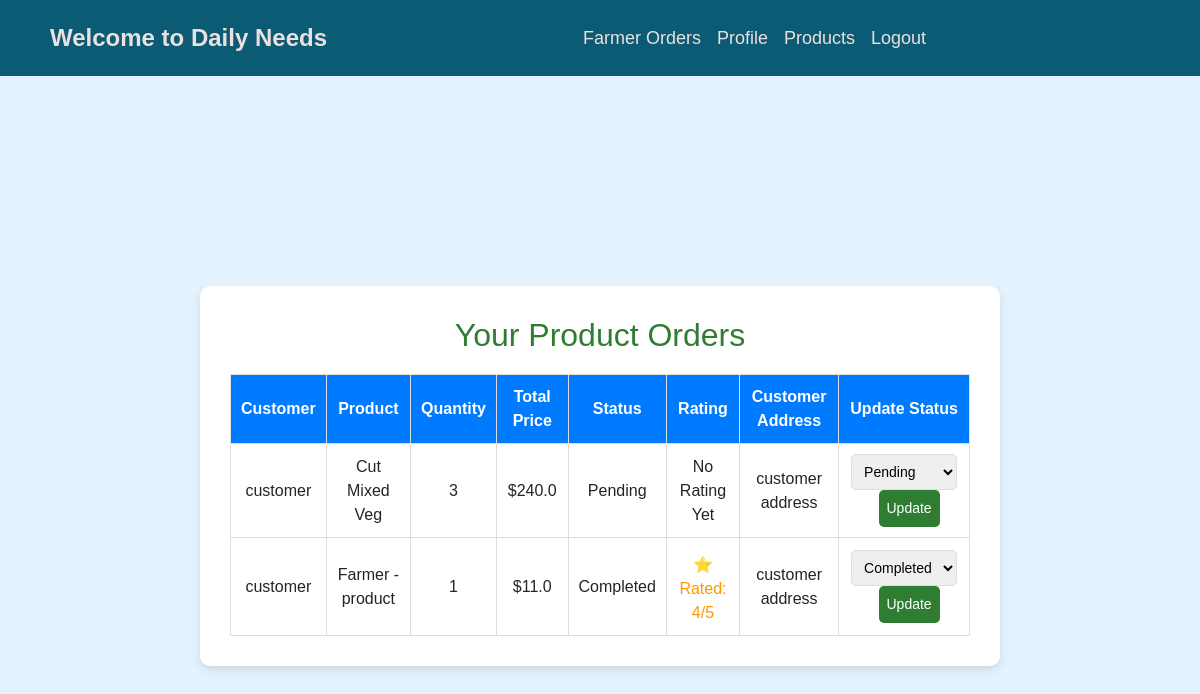
The page /farmer/orders/ (signed in) on the database as committed earlier.
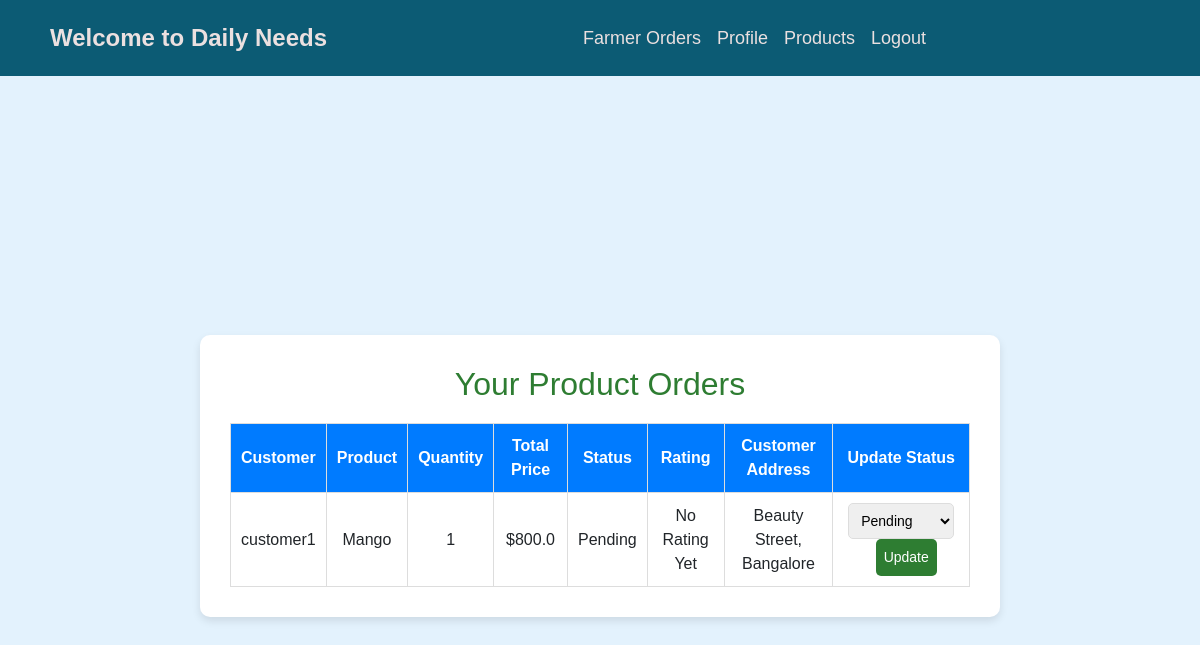
The same page on the database as committed later.
### home/models.py (models this page shows, shortened)
class Order(models.Model):
    STATUS_CHOICES = [
        ("Pending", "Pending"),
        ("Completed", "Completed"),
        ("Cancelled", "Cancelled"),
    ]
    user = models.ForeignKey(User, on_delete=models.CASCADE)  # Customer
    product = models.ForeignKey("Products", on_delete=models.CASCADE)  # Ordered product
    quantity = models.PositiveIntegerField(default=1)
    total_price = models.CharField(max_length=20)
    status = models.CharField(max_length=20, choices=STATUS_CHOICES, default="Pending")
    order_date = models.DateTimeField(auto_now_add=True)
    rating = models.IntegerField(null=True, blank=True)  # New rating field (1-5)

class Products(models.Model):
    name = models.CharField(max_length=200)
    price = models.CharField(max_length=20, default="0.00")  # Storing price as a string
    details = models.TextField()
    image = models.ImageField(upload_to="products/")
    ctry = models.ForeignKey(Category, on_delete=models.CASCADE)
    farmer = models.ForeignKey(User, on_delete=models.CASCADE)  # Link to user

class Profile(models.Model):
    us = models.OneToOneField(User, on_delete=models.CASCADE)
    phone = models.CharField(max_length=30, null=True, blank=True)  # Optional phone
    image = models.ImageField(upload_to='profilepic', null=True, blank=True)  # Optional profile pic
    address = models.TextField(blank=True, null=True)
    is_farmer = models.BooleanField(default=False)  # Default: User is a customer
    created_at = models.DateTimeField(default=timezone.now)  # Default timestamp

### home/views.py (the view)
# urls.py: path("farmer/orders/", farmer_orders, name="farmer_orders"),
@login_required
def farmer_orders(request):
    orders = Order.objects.filter(product__farmer=request.user).order_by("-order_date")
    return render(request, "farmer_orders.html", {"orders": orders})
    from django.shortcuts import get_object_or_404, redirect

### home/templates/farmer_orders.html (shortened to what this page needs)
{% extends "base.html" %}
{% block content %}
<div class="orders-container">
    <div class="orders-box">
        <h2 class="orders-title">Your Product Orders</h2>
        <table class="orders-table">
            <tr>
                <th>Customer</th>
                <th>Product</th>
                <th>Quantity</th>
                <th>Total Price</th>
                <th>Status</th>
                <th>Rating</th>
                <th>Customer Address</th>
                <th>Update Status</th>
            </tr>
            {% for order in orders %}
            <tr>
                <td>{{ order.user.username }}</td>
                <td>{{ order.product.name }}</td>
                <td>{{ order.quantity }}</td>
                <td>${{ order.total_price }}</td>
                <td>{{ order.status }}</td>
                <td>
                    {% if order.rating %}
                        <div class="rating-display">
                            ⭐ Rated: {{ order.rating }}/5
                        </div>
                    {% else %}
                        No Rating Yet
                    {% endif %}
                </td>
                <td>
                    {% if order.user.profile.address %}
                        {{ order.user.profile.address }}
                    {% else %}
                        Address not available
                    {% endif %}
                </td>
                <td>
                    <form method="post" action="{% url 'update_order_status' order.id %}" class="update-form">
                        <select name="status">
                            <option value="Pending" {% if order.status == "Pending" %}selected{% endif %}>Pending</option>
                            <option value="Completed" {% if order.status == "Completed" %}selected{% endif %}>Completed</option>
                        </select>
                        <button type="submit">Update</button>
                    </form>
                </td>
            </tr>
            {% endfor %}
        </table>
    </div>
</div>
{% endblock %}

### home/templates/base.html (shortened to what this page needs)
{% load static %}
<!DOCTYPE html>
<html lang="en">
<head>
    <link rel="stylesheet" href="https://cdn.jsdelivr.net/npm/bootstrap@4.1.3/dist/css/bootstrap.min.css">
    <link rel="stylesheet" href="../static/css/style.css">
    <link rel="stylesheet" href="{% static 'css/register.css' %}">
</head>
<body>
    <nav class="navbar navbar-expand-lg navbar-dark" style="background-color: #0c5b74;">
        <a class="navbar-brand" href="#">Welcome to Daily Needs</a>
        <div class="collapse navbar-collapse" id="navbarSupportedContent">
            <ul class="navbar-nav mr-auto">
                {% if user.is_authenticated and user.profile.is_farmer %}
                <li><a class="nav-link" href="{% url 'farmer_orders' %}">Farmer Orders</a></li>
                {% endif %}
                {% if user.is_authenticated %}
                    <li class="nav-item">
                        <a class="nav-link" href="/profile">Profile</a>
                    </li>
                {% endif %}
                {% if user.is_authenticated and user.profile.is_farmer %}
                    <li class="nav-item">
                        <a class="nav-link" href="/product">Products</a>
                    </li>
                {% endif %}
                {% if user.is_authenticated %}
                <li class="nav-item">
                    <a class="nav-link" href="/logout">Logout</a>
                </li>
                {% endif %}
            </ul>
        </div>
    </nav>
    {% block content %}
    {% endblock %}
</body>
</html>

### home/static/css/style.css (style rules this page uses)
body { font-family: Arial, sans-serif; background-color: #cfd2cf; text-align: center; padding: 15px; text-align: center; }
.navbar { background-color: #10487c; }
.navbar-brand, .nav-link { color: rgb(235, 224, 224) !important; font-size: 18px; }
.navbar { width: 100%; padding: 15px 50px; justify-content: center; }
.navbar-nav { margin: auto; }
.navbar-brand { font-size: 24px; font-weight: bold; }

### home/static/css/register.css (style rules this page uses)
body { font-family: Arial, sans-serif; background-color: #e4e4e4; text-align: center; margin: 0; padding: 0; }

### home/templates/farmer_orders.html (style rules this page uses)
.orders-container { display: flex; justify-content: center; align-items: center; min-height: 100vh; background-color: #e3f2fd; padding: 20px; }
.orders-box { width: 100%; max-width: 800px; background: white; padding: 30px; border-radius: 10px; box-shadow: 0 4px 8px rgba(0,0,0,0.1); overflow-x: auto; }
.orders-title { text-align: center; color: #2e7d32; }
.orders-table { width: 100%; border-collapse: collapse; margin-top: 20px; }
.orders-table th, .orders-table td { border: 1px solid #ddd; padding: 10px; text-align: center; }
.orders-table th { background-color: #007bff; color: white; }
.update-form select, .update-form button { padding: 8px; border-radius: 5px; font-size: 14px; cursor: pointer; border: 1px solid #ddd; }
.update-form button { background-color: #2e7d32; color: white; border: none; margin-left: 10px; }

Rows that differ between the two databases and show on the page:
removed Order: user.username "customer", product.name "Cut Mixed Veg", quantity "3", total_price "240.0", status "Pending", shows "No Rating Yet", user.profile.address "customer address"
removed Order: user.username "customer", product.name "Farmer - product", quantity "1", total_price "11.0", status "Completed", rating "4", user.profile.address "customer address"
added Order: user.username "customer1", product.name "Mango", quantity "1", total_price "800.0", status "Pending", shows "No Rating Yet", user.profile.address "Beauty Street, Bangalore"
